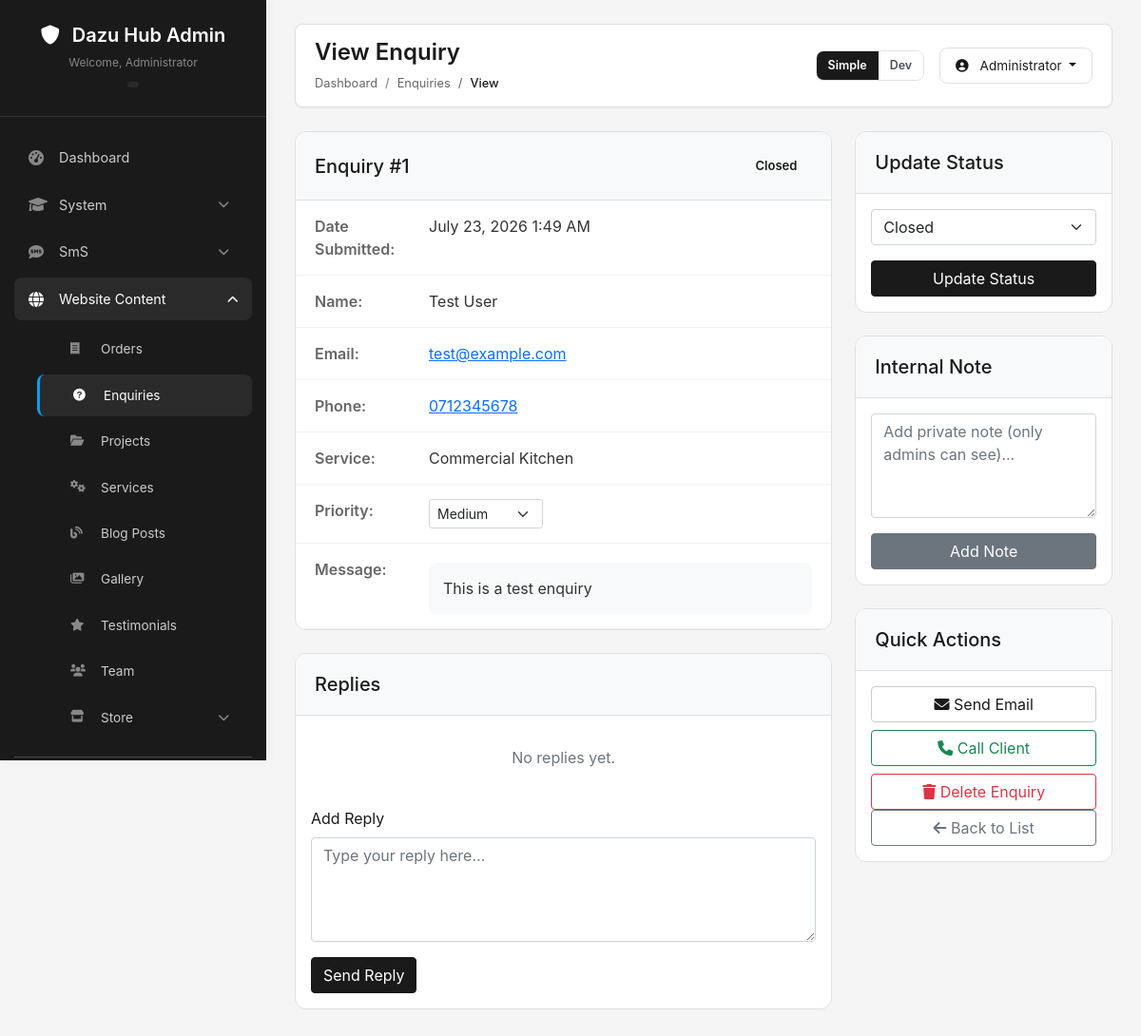
Screenshot of /public/admin/enquiries/view.php?id=1 (signed in) with the database file from the repository.
### tables this page shows
CREATE TABLE IF NOT EXISTS enquiries (
    id INT PRIMARY KEY AUTO_INCREMENT,
    name VARCHAR(100) NOT NULL,
    email VARCHAR(100) NOT NULL,
    phone VARCHAR(20) NOT NULL,
    service VARCHAR(100),
    message TEXT,
    status ENUM('new', 'read', 'contacted', 'closed') DEFAULT 'new',
    priority ENUM('low', 'medium', 'high') DEFAULT 'medium',
    notes TEXT,
    contacted_at TIMESTAMP NULL,
    closed_at TIMESTAMP NULL,
    created_at TIMESTAMP DEFAULT CURRENT_TIMESTAMP,
    updated_at TIMESTAMP DEFAULT CURRENT_TIMESTAMP ON UPDATE CURRENT_TIMESTAMP,
    INDEX idx_status (status),
    INDEX idx_email (email),
    INDEX idx_created (created_at),
    FULLTEXT INDEX idx_search (name, email, message)
);

### app/v1/controllers/EnquiryController.php (called while the page is built, shortened)
<?php
require_once __DIR__ . '/../models/EnquiryModel.php';
class EnquiryController {
    private $enquiryModel;
    public function __construct($pdo) {
        $this->enquiryModel = new EnquiryModel($pdo);
    }
    public function getById($id) {
        return $this->enquiryModel->getWithReplies($id);
    }
    public function markAsRead($id) {
        return $this->enquiryModel->markAsRead($id);
    }
}
?>

### app/v1/models/EnquiryModel.php (called while the page is built, shortened)
<?php
class EnquiryModel {
    private $db;
    public function __construct($pdo) {
        $this->db = $pdo;
    }
    public function getById($id) {
        $sql = "SELECT * FROM enquiries WHERE id = :id";
        $stmt = $this->db->prepare($sql);
        $stmt->execute([':id' => $id]);
        return $stmt->fetch(PDO::FETCH_ASSOC);
    }
    public function getWithReplies($id) {
        $enquiry = $this->getById($id);
        $sql = "SELECT r.*, u.username as admin_name
                FROM enquiry_replies r
                LEFT JOIN users u ON r.admin_id = u.id
                WHERE r.enquiry_id = :enquiry_id
                ORDER BY r.created_at ASC";
        $stmt = $this->db->prepare($sql);
        $stmt->execute([':enquiry_id' => $id]);
        $enquiry['replies'] = $stmt->fetchAll(PDO::FETCH_ASSOC);
        return $enquiry;
    }
    public function markAsRead($id) {
        $enquiry = $this->getById($id);
        return false;
    }
}
?>

### public/admin/enquiries/view.php (the view, shortened to what this page needs)
<?php
require_once __DIR__ . '/../../../app/v1/bootstrap.php';
require_once __DIR__ . '/../../../app/v1/config/db_connect.php';
require_once __DIR__ . '/../../../app/v1/controllers/EnquiryController.php';
$enquiryController = new EnquiryController($pdo);
$id = $_GET['id'] ?? null;
$enquiryController->markAsRead($id);
$enquiry = $enquiryController->getById($id);
?>
<div class="row">
    <div class="col-md-8">
        <div class="enquiry-detail-card">
            <div class="enquiry-detail-header d-flex justify-content-between align-items-center">
                <h5 class="mb-0">Enquiry #<?php echo $enquiry['id']; ?></h5>
                <div>
                    <span class="status-badge status-<?php echo $enquiry['status']; ?>">
                        <?php echo ucfirst($enquiry['status']); ?>
                    </span>
                </div>
            </div>
            <div class="enquiry-info-row">
                <div class="enquiry-label">Date Submitted:</div>
                <div class="enquiry-value">
                    <?php echo date('F d, Y g:i A', strtotime($enquiry['created_at'])); ?>
                </div>
            </div>
            <div class="enquiry-info-row">
                <div class="enquiry-label">Name:</div>
                <div class="enquiry-value"><?php echo htmlspecialchars($enquiry['name']); ?></div>
            </div>
            <div class="enquiry-info-row">
                <div class="enquiry-label">Email:</div>
                <div class="enquiry-value">
                    <a href="mailto:<?php echo htmlspecialchars($enquiry['email']); ?>">
                        <?php echo htmlspecialchars($enquiry['email']); ?>
                    </a>
                </div>
            </div>
            <div class="enquiry-info-row">
                <div class="enquiry-label">Phone:</div>
                <div class="enquiry-value">
                    <a href="tel:<?php echo htmlspecialchars($enquiry['phone']); ?>">
                        <?php echo htmlspecialchars($enquiry['phone']); ?>
                    </a>
                </div>
            </div>
            <div class="enquiry-info-row">
                <div class="enquiry-label">Service:</div>
                <div class="enquiry-value"><?php echo htmlspecialchars($enquiry['service'] ?: 'Not specified'); ?></div>
            </div>
            <div class="enquiry-info-row">
                <div class="enquiry-label">Priority:</div>
                <div class="enquiry-value">
                    <select id="prioritySelect" class="form-select form-select-sm" style="width: 120px;">
                        <option value="medium" <?php echo $enquiry['priority'] === 'medium' ? 'selected' : ''; ?>>Medium</option>
                    </select>
                </div>
            </div>
            <div class="enquiry-info-row">
                <div class="enquiry-label">Message:</div>
                <div class="enquiry-value">
                    <div style="background: #f8f9fa; padding: 15px; border-radius: 8px; margin-top: 5px;">
                        <?php echo nl2br(htmlspecialchars($enquiry['message'])); ?>
                    </div>
                </div>
            </div>
        </div>
        <div class="enquiry-detail-card">
            <div class="enquiry-detail-header">
                <h5 class="mb-0">Replies</h5>
            </div>
            <div class="p-3">
                <?php if (empty($enquiry['replies'])): ?>
                    <p class="text-muted text-center py-3">No replies yet.</p>
                <?php endif; ?>
                <form method="POST" class="mt-4">
                    <div class="mb-3">
                        <label class="form-label">Add Reply</label>
                        <textarea name="reply" class="form-control" rows="4" required
                                  placeholder="Type your reply here..."></textarea>
                    </div>
                    <button type="submit" class="btn btn-primary">Send Reply</button>
                </form>
            </div>
        </div>
    </div>
    <div class="col-md-4">
        <div class="enquiry-detail-card">
            <div class="enquiry-detail-header">
                <h5 class="mb-0">Update Status</h5>
            </div>
            <div class="p-3">
                <form method="POST">
                    <div class="mb-3">
                        <select name="status" class="form-select">
                            <option value="closed" <?php echo $enquiry['status'] === 'closed' ? 'selected' : ''; ?>>Closed</option>
                        </select>
                    </div>
                    <button type="submit" class="btn btn-primary w-100">Update Status</button>
                </form>
            </div>
        </div>
        <div class="enquiry-detail-card">
            <div class="enquiry-detail-header">
                <h5 class="mb-0">Internal Note</h5>
            </div>
            <div class="p-3">
                <form method="POST">
                    <div class="mb-3">
                        <textarea name="note" class="form-control" rows="4" required
                                  placeholder="Add private note (only admins can see)..."></textarea>
                    </div>
                    <button type="submit" class="btn btn-secondary w-100">Add Note</button>
                </form>
            </div>
        </div>
        <div class="enquiry-detail-card">
            <div class="enquiry-detail-header">
                <h5 class="mb-0">Quick Actions</h5>
            </div>
            <div class="p-3">
                <a href="mailto:<?php echo htmlspecialchars($enquiry['email']); ?>" class="btn btn-outline-primary w-100 mb-2">
                    <i class="fas fa-envelope"></i> Send Email
                </a>
                <a href="tel:<?php echo htmlspecialchars($enquiry['phone']); ?>" class="btn btn-outline-success w-100 mb-2">
                    <i class="fas fa-phone"></i> Call Client
                </a>
                <form method="post" onsubmit="return confirm('Delete this enquiry and all of its replies? This cannot be undone.');">
                    <button type="submit" class="btn btn-outline-danger w-100">
                        <i class="fas fa-trash"></i> Delete Enquiry
                    </button>
                </form>
                <a href="index.php" class="btn btn-outline-secondary w-100">
                    <i class="fas fa-arrow-left"></i> Back to List
                </a>
            </div>
        </div>
    </div>
</div>
<?php
require_once __DIR__ . '/../../templates/admin/layout.php';
?>

### public/templates/admin/layout.php (style rules this page uses)
* { margin: 0; padding: 0; box-sizing: border-box; }
body { font-family: -apple-system, BlinkMacSystemFont, 'Segoe UI', Roboto, 'Helvetica Neue', Arial, sans-serif; background: #f5f5f5; color: #1a1a1a; overflow-x: hidden; }
.btn-primary { background: #1a1a1a; border-color: #1a1a1a; }
.btn-outline-primary { color: #1a1a1a; border-color: #ccc; }

### public/admin/enquiries/view.php (style rules this page uses)
.enquiry-detail-card { background: #fff; border-radius: 12px; border: 1px solid #e0e0e0; margin-bottom: 24px; overflow: hidden; }
.enquiry-detail-header { background: #f8f9fa; padding: 20px; border-bottom: 1px solid #e0e0e0; }
.enquiry-info-row { padding: 15px 20px; border-bottom: 1px solid #f0f0f0; display: flex; }
.enquiry-label { width: 120px; font-weight: 600; color: #666; }
.enquiry-value { flex: 1; color: #333; }
.status-badge { display: inline-block; padding: 6px 16px; border-radius: 20px; font-size: 13px; font-weight: 600; }

### rows the page displays
enquiries: id "1", status "Closed", created_at "July 23, 2026 1:49 AM", name "Test User", email "test@example.com", phone "0712345678", service "Commercial Kitchen", priority "Medium", message "This is a test enquiry"

### other values shown
$_SESSION['username'] "Administrator"
$page_title "View Enquiry"
$crumb['label'] "Enquiries"
$crumb['label'] "View"
